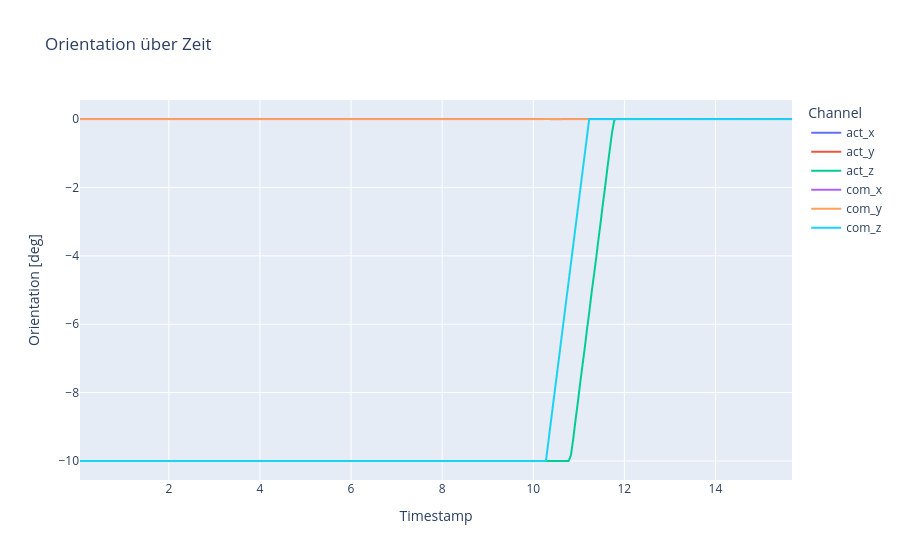

Source (notebook cell):
### Markdown cell above
Plot angles

### Code cell
# 1) DataFrame anlegen
df = pd.DataFrame({
    'timestamp': timestamps,
    'act_x': rpy_act[:, 0],
    'act_y': rpy_act[:, 1],
    'act_z': rpy_act[:, 2],
    'com_x': rpy_com[:, 0],
    'com_y': rpy_com[:, 1],
    'com_z': rpy_com[:, 2],
})

# 1) In Long-Form umwandeln
df_long = df.melt(
    id_vars='timestamp',
    value_vars=df.columns[1:],
    var_name='Channel',
    value_name='Orientation [deg]'
)

# 2) Plot bauen
fig = px.line(
    df_long,
    x='timestamp',
    y='Orientation [deg]',
    color='Channel',
    title="Orientation über Zeit",
    labels={'timestamp': 'Timestamp'}
)

# 3) Achsen anpassen
fig.update_xaxes(
    tickformat="%H:%M:%S\n%d-%m-%Y",
)

fig.show()

### Figure 1 — Plotly figure (JSON) as saved in the notebook; plotly's stock layout.template omitted (floating-point values rounded to 4 significant figures; data arrays with more than 128 entries replaced by an {"elided": "..."} marker saying what was removed)
{"data": [{"hovertemplate": "Channel=act_x<br>Timestamp=%{x}<br>Orientation [deg]=%{y}<extra></extra>", "legendgroup": "act_x", "line": {"color": "#636efa", "dash": "solid"}, "marker": {"symbol": "circle"}, "mode": "lines", "name": "act_x", "showlegend": true, "type": "scattergl", "x": {"elided": "309 float values"}, "xaxis": "x", "y": {"elided": "309 float values"}, "yaxis": "y"}, {"hovertemplate": "Channel=act_y<br>Timestamp=%{x}<br>Orientation [deg]=%{y}<extra></extra>", "legendgroup": "act_y", "line": {"color": "#EF553B", "dash": "solid"}, "marker": {"symbol": "circle"}, "mode": "lines", "name": "act_y", "showlegend": true, "type": "scattergl", "x": {"elided": "309 float values"}, "xaxis": "x", "y": {"elided": "309 float values"}, "yaxis": "y"}, {"hovertemplate": "Channel=act_z<br>Timestamp=%{x}<br>Orientation [deg]=%{y}<extra></extra>", "legendgroup": "act_z", "line": {"color": "#00cc96", "dash": "solid"}, "marker": {"symbol": "circle"}, "mode": "lines", "name": "act_z", "showlegend": true, "type": "scattergl", "x": {"elided": "309 float values"}, "xaxis": "x", "y": {"elided": "309 float values"}, "yaxis": "y"}, {"hovertemplate": "Channel=com_x<br>Timestamp=%{x}<br>Orientation [deg]=%{y}<extra></extra>", "legendgroup": "com_x", "line": {"color": "#ab63fa", "dash": "solid"}, "marker": {"symbol": "circle"}, "mode": "lines", "name": "com_x", "showlegend": true, "type": "scattergl", "x": {"elided": "309 float values"}, "xaxis": "x", "y": {"elided": "309 float values"}, "yaxis": "y"}, {"hovertemplate": "Channel=com_y<br>Timestamp=%{x}<br>Orientation [deg]=%{y}<extra></extra>", "legendgroup": "com_y", "line": {"color": "#FFA15A", "dash": "solid"}, "marker": {"symbol": "circle"}, "mode": "lines", "name": "com_y", "showlegend": true, "type": "scattergl", "x": {"elided": "309 float values"}, "xaxis": "x", "y": {"elided": "309 float values"}, "yaxis": "y"}, {"hovertemplate": "Channel=com_z<br>Timestamp=%{x}<br>Orientation [deg]=%{y}<extra></extra>", "legendgroup": "com_z", "line": {"color": "#19d3f3", "dash": "solid"}, "marker": {"symbol": "circle"}, "mode": "lines", "name": "com_z", "showlegend": true, "type": "scattergl", "x": {"elided": "309 float values"}, "xaxis": "x", "y": {"elided": "309 float values"}, "yaxis": "y"}], "layout": {"legend": {"title": {"text": "Channel"}, "tracegroupgap": 0}, "title": {"text": "Orientation über Zeit"}, "xaxis": {"anchor": "y", "domain": [0, 1], "tickformat": "%H:%M:%S\n%d-%m-%Y", "title": {"text": "Timestamp"}}, "yaxis": {"anchor": "x", "domain": [0, 1], "title": {"text": "Orientation [deg]"}}}}
